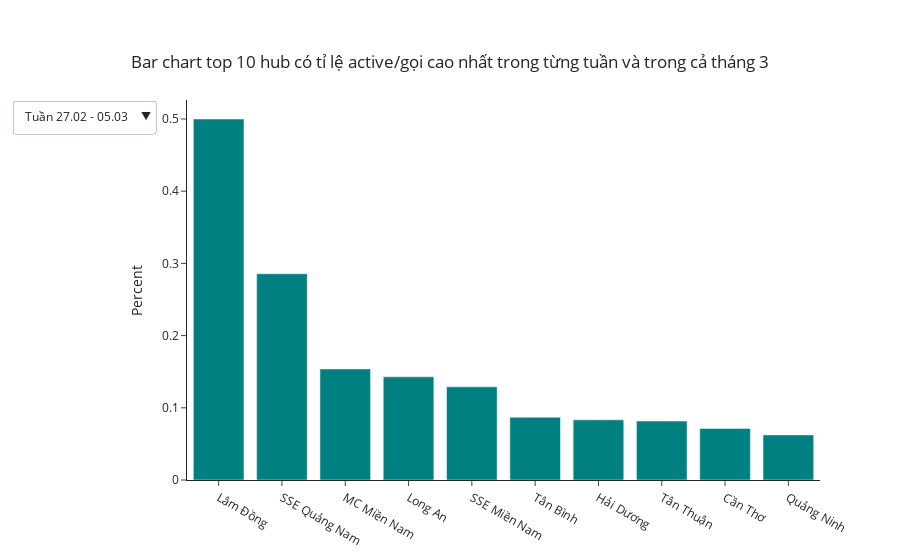

Source (notebook cell):
### Code cell
import plotly.graph_objects as go

# Generate dataset

# Create figure
fig = go.Figure()

# Add traces
trace1 = {
    'x': df_10_w1.Hub,
    'y': df_10_w1.rate,
    'type': 'bar',
    'name':'Tuan 1'
}

trace2 = {
    'x': df_10_w2.Hub,
    'y': df_10_w2.rate,
    'type': 'bar',
    'name':'A_item'
}

trace3 = {
    'x': df_10_w3.Hub,
    'y': df_10_w3.rate,
    'type': 'bar',
    'name':'A_item'
}

trace4 = {
    'x': df_10_w4.Hub,
    'y': df_10_w4.rate,
    'type': 'bar',
    'name':'A_item'
}

trace5 = {
    'x': df_10_w5.Hub,
    'y': df_10_w5.rate,
    'type': 'bar',
    'name':'A_item'
}

trace3 = {
    'x': df_10_w3.Hub,
    'y': df_10_w3.rate,
    'type': 'bar',
    'name':'A_item'
}

fig.add_trace(
    trace1
)

button1 =  dict(method = "restyle",
                args = [{'x': [df_10_w1.Hub],'y': [df_10_w1.rate] }],
                label = "Tuần 27.02 - 05.03")
button2 =  dict(method = "restyle",
                args = [{'x': [df_10_w2.Hub], 'y': [df_10_w2.rate]}],
                label = "Tuần 06.03 - 12.03")
button3 =  dict(method = "restyle",
                args = [{'x': [df_10_w3.Hub], 'y': [df_10_w3.rate]}],
                label = "Tuần 13.03 - 19.03")
button4 =  dict(method = "restyle",
                args = [{'x': [df_10_w4.Hub], 'y': [df_10_w4.rate]}],
                label = "Tuần 20.03 - 26.03")
button5 =  dict(method = "restyle",
                args = [{'x': [df_10_w5.Hub], 'y': [df_10_w5.rate]}],
                label = "Tuần 27.03 - 01.04")
button6 =  dict(method = "restyle",
                args = [{'x': [df_month.Week], 'y': [df_month.Sum_month]}],
                label = "Tháng 3")

fig.update_layout(
    title={
        'text': "Bar chart top 10 hub có tỉ lệ active/gọi cao nhất trong từng tuần và trong cả tháng 3 ",
        'x': 0.5,
        'y': 0.9
    },
    colorway=["teal"],
    template='simple_white',
    updatemenus=[dict(active=0,
                      buttons=[button1, button2, button3, button4, button5, button6])
                ],
    # xaxis_title="Time",
    yaxis_title="Percent",
)

### Figure 1 — Plotly figure (JSON) as saved in the notebook; plotly's stock layout.template omitted (floating-point values rounded to 4 significant figures)
{"data": [{"name": "Tuan 1", "type": "bar", "x": ["Lâm Đồng", "SSE Quảng Nam", "MC Miền Nam", "Long An", "SSE Miền Nam", "Tân Bình", "Hải Dương", "Tân Thuận", "Cần Thơ", "Quảng Ninh"], "y": [0.5, 0.2857, 0.1538, 0.1429, 0.129, 0.08696, 0.08333, 0.08163, 0.07143, 0.0625]}], "layout": {"colorway": ["teal"], "title": {"text": "Bar chart top 10 hub có tỉ lệ active/gọi cao nhất trong từng tuần và trong cả tháng 3 ", "x": 0.5, "y": 0.9}, "updatemenus": [{"active": 0, "buttons": [{"args": [{"x": [["Lâm Đồng", "SSE Quảng Nam", "MC Miền Nam", "Long An", "SSE Miền Nam", "Tân Bình", "Hải Dương", "Tân Thuận", "Cần Thơ", "Quảng Ninh"]], "y": [[0.5, 0.2857, 0.1538, 0.1429, 0.129, 0.08696, 0.08333, 0.08163, 0.07143, 0.0625]]}], "label": "Tuần 27.02 - 05.03", "method": "restyle"}, {"args": [{"x": [["Sở Giao dịch", "Cần Thơ", "Trần Hưng Đạo", "Tân Bình", "Hải Dương", "Hà Đông", "MC Miền Bắc", "Hoàng Mai", "Quảng Ninh", "Hải Châu"]], "y": [[0.3, 0.25, 0.2273, 0.1333, 0.09091, 0.07843, 0.07692, 0.07143, 0.06667, 0.04762]]}], "label": "Tuần 06.03 - 12.03", "method": "restyle"}, {"args": [{"x": [["Long An", "Quảng Nam", "Cần Thơ", "Sở Giao dịch", "Quảng Ninh", "Hải Châu", "SSE Miền Nam", "HCM", "Nam Thăng Long", "Tân Bình"]], "y": [[0.8, 0.4286, 0.25, 0.1818, 0.1111, 0.1, 0.08163, 0.07143, 0.06522, 0.05]]}], "label": "Tuần 13.03 - 19.03", "method": "restyle"}, {"args": [{"x": [["Huế", "Đô Thành", "Bắc Giang", "Lâm Đồng", "Đắk Lắk", "Hải Phòng", "Nam Thăng Long", "Long Biên", "Hải Châu", "SSE Miền Nam"]], "y": [[0.2424, 0.1765, 0.1667, 0.1667, 0.1429, 0.125, 0.125, 0.125, 0.1212, 0.1176]]}], "label": "Tuần 20.03 - 26.03", "method": "restyle"}, {"args": [{"x": [["Đắk Lắk", "Đống Đa", "SSE Miền Nam", "Hải Châu", "Đà Nẵng", "Bắc Giang", "Nam Thăng Long", "Phú Thọ", "Đô Thành", "Hải Dương"]], "y": [[1, 0.2941, 0.2083, 0.197, 0.1786, 0.1667, 0.1481, 0.125, 0.1, 0.09091]]}], "label": "Tuần 27.03 - 01.04", "method": "restyle"}, {"args": [{"x": [["week 1", "week 2", "week 3", "week 4", "week 5"]], "y": [[0.01283, 0.0135, 0.01383, 0.0168, 0.02088]]}], "label": "Tháng 3", "method": "restyle"}]}], "yaxis": {"title": {"text": "Percent"}}}}
